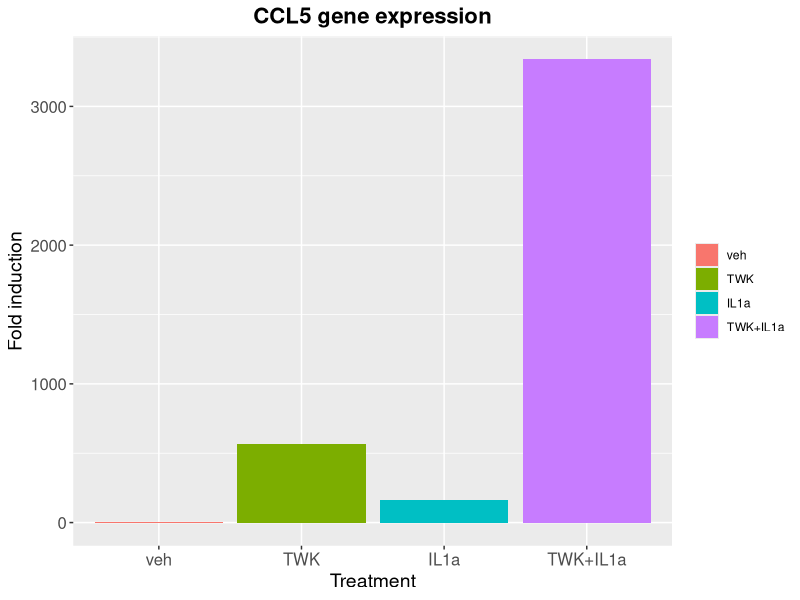

Write R code to recreate this figure. (Note: this script raises an error after producing the figure.)
## ---- chunk 1
# Dataset
library(tidyverse)

#Read dataset
data <- read_csv("Homework1_dataset.csv") %>%
  select(veh, everything()) %>%
  mutate(veh = factor(veh, levels = c("veh", "TWK", "IL1a", "TWK+IL1a")))
## ---- chunk 2
library(ggplot2)
## ---- chunk 3
ggplot(data, aes(x = veh, y = `0.82`, fill = veh)) +
  geom_col() +
  labs(title = "CCL5 gene expression", x = "Treatment", y = "Fold induction") +
  theme(plot.title = element_text(hjust = 0.5, size = 16, face = "bold"), axis.title.x = element_text(size = 14), axis.title.y = element_text(size = 14),axis.text.x = element_text(size = 12), axis.text.y = element_text(size = 12)) +
  scale_fill_discrete(name = NULL)
+ theme_classic()

## ---- chunk 4
library(knitr)

data %>%
  group_by(veh) %>%
  summarise(
    Mean = mean(`0.82`),
    SD = sd(`0.82`),
  ) %>%
  kable(caption = "Descriptive statistics per group")
